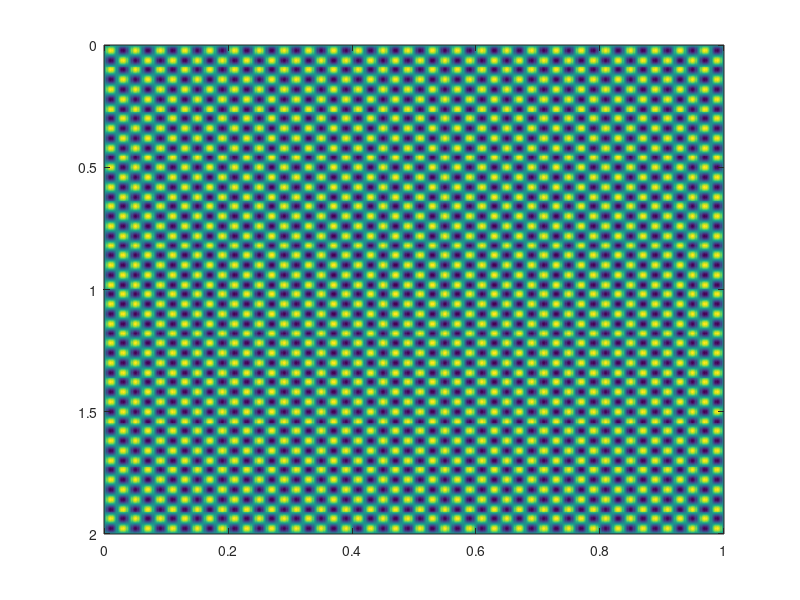

Write MATLAB code to recreate this figure.
function out = iw_bounded
%%
i = 1;
j = 1;
aij = 1;
res = 5e2;
omega = 1;
x = linspace(0,1,res);
z = linspace(0,2,res);

n = 10;
m=20;
k0 = n*pi/max(x);
m0 = m*pi/max(z);
[X,Z,nn]= ndgrid(x,z,1:2);
t = 0;

psi = sin(nn.*X*k0).*sin(nn.*Z*m0).*exp(-complex(0,1)*omega*t);


imagesc(sum(psi,3))

%%
res = 5e2;
H = 1;
L = 2;
x = linspace(0,H,res);
z = linspace(0,L,res);

k0 = 5*pi/H;
m0 = 5*pi/L;
mode = 10;
[X,Z,nn,mm]= ndgrid(x,z,mode,mode);

N       = 1;
omega   = N*(1+((1*L)./(1*H)).^2).^(-1/2);
t       = pi*omega;
psi     = real(sin(nn.*X*k0).*sin(nn.*Z*m0).*exp(-complex(0,1)*omega*t));
imagesc(x,z,sum(psi,[3 4]))
end